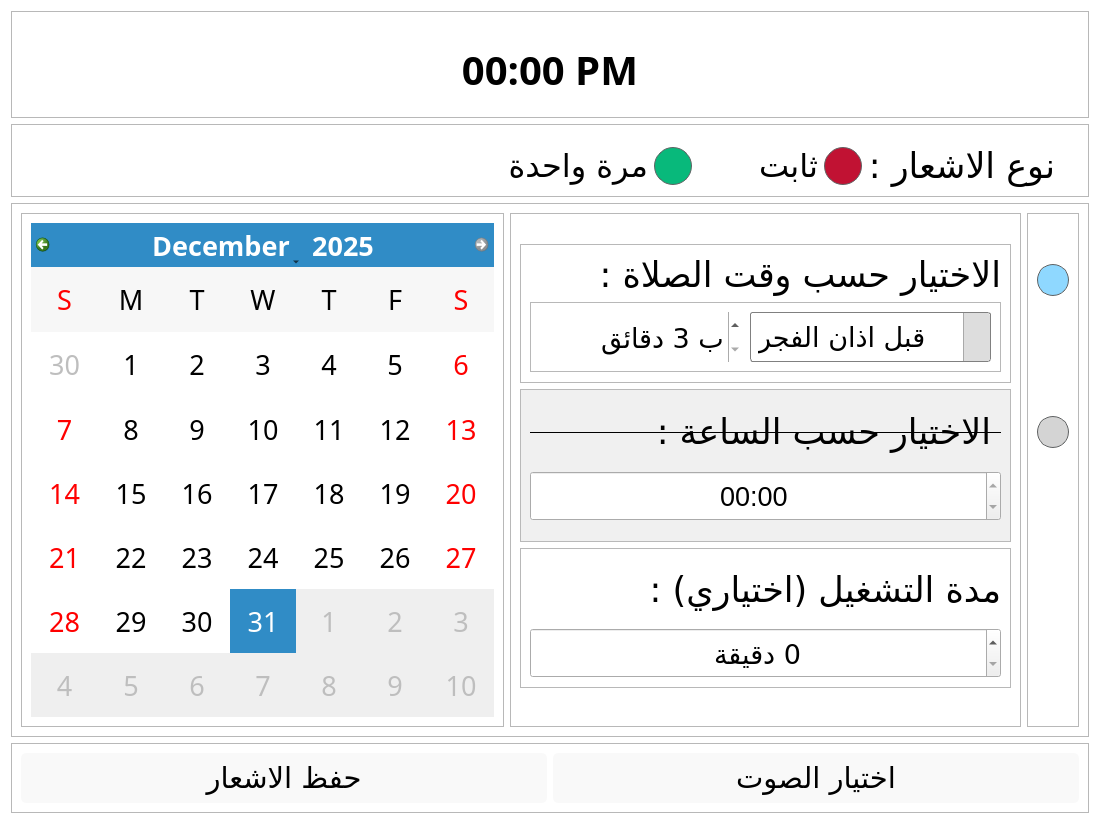
<?xml version="1.0" encoding="UTF-8"?>
<ui version="4.0">
 <class>Dialog</class>
 <widget class="QDialog" name="Dialog">
  <property name="geometry">
   <rect>
    <x>0</x>
    <y>0</y>
    <width>1100</width>
    <height>824</height>
   </rect>
  </property>
  <property name="minimumSize">
   <size>
    <width>1100</width>
    <height>824</height>
   </size>
  </property>
  <property name="maximumSize">
   <size>
    <width>1100</width>
    <height>824</height>
   </size>
  </property>
  <property name="windowTitle">
   <string>New notification</string>
  </property>
  <property name="styleSheet">
   <string notr="true">QDialog{
background-color:rgb(255,255,255);
}
</string>
  </property>
  <property name="sizeGripEnabled">
   <bool>false</bool>
  </property>
  <property name="modal">
   <bool>false</bool>
  </property>
  <layout class="QVBoxLayout" name="verticalLayout">
   <item>
    <widget class="QFrame" name="time_frame">
     <property name="sizePolicy">
      <sizepolicy hsizetype="Preferred" vsizetype="Maximum">
       <horstretch>0</horstretch>
       <verstretch>0</verstretch>
      </sizepolicy>
     </property>
     <property name="frameShape">
      <enum>QFrame::StyledPanel</enum>
     </property>
     <property name="frameShadow">
      <enum>QFrame::Raised</enum>
     </property>
     <layout class="QVBoxLayout" name="verticalLayout_2">
      <property name="topMargin">
       <number>30</number>
      </property>
      <property name="bottomMargin">
       <number>20</number>
      </property>
      <item>
       <widget class="QLabel" name="time_label">
        <property name="sizePolicy">
         <sizepolicy hsizetype="Preferred" vsizetype="Preferred">
          <horstretch>0</horstretch>
          <verstretch>0</verstretch>
         </sizepolicy>
        </property>
        <property name="font">
         <font>
          <family>Traditional Arabic</family>
          <pointsize>30</pointsize>
          <weight>75</weight>
          <bold>true</bold>
         </font>
        </property>
        <property name="text">
         <string>00:00 PM</string>
        </property>
        <property name="scaledContents">
         <bool>false</bool>
        </property>
        <property name="alignment">
         <set>Qt::AlignCenter</set>
        </property>
       </widget>
      </item>
     </layout>
    </widget>
   </item>
   <item>
    <widget class="QFrame" name="noti_kind_frame">
     <property name="sizePolicy">
      <sizepolicy hsizetype="Preferred" vsizetype="Maximum">
       <horstretch>0</horstretch>
       <verstretch>0</verstretch>
      </sizepolicy>
     </property>
     <property name="styleSheet">
      <string notr="true">QPushButton{
background-color: rgb(215, 215, 255);
background-color: rgb(193, 18, 51);
border-radius: 19px;
border: 1px solid  rgb(97, 99, 100);
}

QPushButton:hover{
background-color: rgb(180, 239, 255);
}

QPushButton:checked{
	background-color: rgb(8, 185, 123);
}</string>
     </property>
     <property name="frameShape">
      <enum>QFrame::StyledPanel</enum>
     </property>
     <property name="frameShadow">
      <enum>QFrame::Raised</enum>
     </property>
     <layout class="QHBoxLayout" name="horizontalLayout">
      <property name="topMargin">
       <number>20</number>
      </property>
      <property name="rightMargin">
       <number>33</number>
      </property>
      <item>
       <spacer name="horizontalSpacer">
        <property name="orientation">
         <enum>Qt::Horizontal</enum>
        </property>
        <property name="sizeHint" stdset="0">
         <size>
          <width>40</width>
          <height>20</height>
         </size>
        </property>
       </spacer>
      </item>
      <item>
       <widget class="QLabel" name="label_4">
        <property name="font">
         <font>
          <family>Microsoft Uighur</family>
          <pointsize>24</pointsize>
         </font>
        </property>
        <property name="text">
         <string>مرة واحدة</string>
        </property>
       </widget>
      </item>
      <item>
       <widget class="QPushButton" name="once_noti">
        <property name="minimumSize">
         <size>
          <width>38</width>
          <height>38</height>
         </size>
        </property>
        <property name="maximumSize">
         <size>
          <width>38</width>
          <height>38</height>
         </size>
        </property>
        <property name="text">
         <string/>
        </property>
        <property name="icon">
         <iconset resource="resources.qrc">
          <normaloff>:/newPrefix/images/button_88647.png</normaloff>:/newPrefix/images/button_88647.png</iconset>
        </property>
        <property name="iconSize">
         <size>
          <width>38</width>
          <height>38</height>
         </size>
        </property>
        <property name="checkable">
         <bool>true</bool>
        </property>
        <property name="checked">
         <bool>true</bool>
        </property>
       </widget>
      </item>
      <item>
       <spacer name="horizontalSpacer_2">
        <property name="orientation">
         <enum>Qt::Horizontal</enum>
        </property>
        <property name="sizeType">
         <enum>QSizePolicy::Maximum</enum>
        </property>
        <property name="sizeHint" stdset="0">
         <size>
          <width>60</width>
          <height>20</height>
         </size>
        </property>
       </spacer>
      </item>
      <item>
       <widget class="QLabel" name="label_3">
        <property name="font">
         <font>
          <family>Microsoft Uighur</family>
          <pointsize>24</pointsize>
         </font>
        </property>
        <property name="text">
         <string>ثابت</string>
        </property>
       </widget>
      </item>
      <item>
       <widget class="QPushButton" name="permenante_noti">
        <property name="sizePolicy">
         <sizepolicy hsizetype="Minimum" vsizetype="Fixed">
          <horstretch>0</horstretch>
          <verstretch>0</verstretch>
         </sizepolicy>
        </property>
        <property name="minimumSize">
         <size>
          <width>38</width>
          <height>38</height>
         </size>
        </property>
        <property name="maximumSize">
         <size>
          <width>38</width>
          <height>38</height>
         </size>
        </property>
        <property name="sizeIncrement">
         <size>
          <width>0</width>
          <height>0</height>
         </size>
        </property>
        <property name="styleSheet">
         <string notr="true"/>
        </property>
        <property name="text">
         <string/>
        </property>
        <property name="icon">
         <iconset resource="resources.qrc">
          <normaloff>:/newPrefix/images/button_88647.png</normaloff>:/newPrefix/images/button_88647.png</iconset>
        </property>
        <property name="iconSize">
         <size>
          <width>38</width>
          <height>38</height>
         </size>
        </property>
        <property name="checkable">
         <bool>true</bool>
        </property>
        <property name="checked">
         <bool>false</bool>
        </property>
       </widget>
      </item>
      <item>
       <widget class="QLabel" name="label">
        <property name="font">
         <font>
          <family>Microsoft Uighur</family>
          <pointsize>26</pointsize>
         </font>
        </property>
        <property name="text">
         <string>نوع الاشعار :</string>
        </property>
       </widget>
      </item>
     </layout>
    </widget>
   </item>
   <item>
    <widget class="QFrame" name="noti_settings_frame">
     <property name="frameShape">
      <enum>QFrame::StyledPanel</enum>
     </property>
     <property name="frameShadow">
      <enum>QFrame::Raised</enum>
     </property>
     <layout class="QHBoxLayout" name="horizontalLayout_3">
      <item>
       <widget class="QFrame" name="date_frame">
        <property name="maximumSize">
         <size>
          <width>650</width>
          <height>16777215</height>
         </size>
        </property>
        <property name="frameShape">
         <enum>QFrame::StyledPanel</enum>
        </property>
        <property name="frameShadow">
         <enum>QFrame::Raised</enum>
        </property>
        <layout class="QVBoxLayout" name="verticalLayout_5">
         <item>
          <widget class="QCalendarWidget" name="calendarWidget">
           <property name="minimumSize">
            <size>
             <width>450</width>
             <height>450</height>
            </size>
           </property>
           <property name="font">
            <font>
             <family>Monotype Hadassah</family>
             <pointsize>20</pointsize>
             <underline>false</underline>
             <strikeout>false</strikeout>
             <kerning>true</kerning>
            </font>
           </property>
           <property name="autoFillBackground">
            <bool>true</bool>
           </property>
           <property name="locale">
            <locale language="English" country="UnitedStates"/>
           </property>
           <property name="minimumDate">
            <date>
             <year>2024</year>
             <month>6</month>
             <day>17</day>
            </date>
           </property>
           <property name="maximumDate">
            <date>
             <year>2025</year>
             <month>12</month>
             <day>31</day>
            </date>
           </property>
           <property name="gridVisible">
            <bool>false</bool>
           </property>
           <property name="horizontalHeaderFormat">
            <enum>QCalendarWidget::SingleLetterDayNames</enum>
           </property>
           <property name="verticalHeaderFormat">
            <enum>QCalendarWidget::NoVerticalHeader</enum>
           </property>
           <property name="navigationBarVisible">
            <bool>true</bool>
           </property>
           <property name="dateEditEnabled">
            <bool>true</bool>
           </property>
           <property name="dateEditAcceptDelay">
            <number>1500</number>
           </property>
          </widget>
         </item>
        </layout>
       </widget>
      </item>
      <item>
       <widget class="QFrame" name="time_frame_2">
        <property name="minimumSize">
         <size>
          <width>0</width>
          <height>0</height>
         </size>
        </property>
        <property name="maximumSize">
         <size>
          <width>600</width>
          <height>16777215</height>
         </size>
        </property>
        <property name="frameShape">
         <enum>QFrame::StyledPanel</enum>
        </property>
        <property name="frameShadow">
         <enum>QFrame::Raised</enum>
        </property>
        <layout class="QVBoxLayout" name="verticalLayout_3">
         <property name="topMargin">
          <number>30</number>
         </property>
         <item>
          <widget class="QFrame" name="before_adan_frame">
           <property name="frameShape">
            <enum>QFrame::StyledPanel</enum>
           </property>
           <property name="frameShadow">
            <enum>QFrame::Raised</enum>
           </property>
           <layout class="QVBoxLayout" name="verticalLayout_6">
            <property name="bottomMargin">
             <number>10</number>
            </property>
            <item>
             <widget class="QLabel" name="label_5">
              <property name="sizePolicy">
               <sizepolicy hsizetype="Preferred" vsizetype="Maximum">
                <horstretch>0</horstretch>
                <verstretch>0</verstretch>
               </sizepolicy>
              </property>
              <property name="font">
               <font>
                <family>Microsoft Uighur</family>
                <pointsize>26</pointsize>
               </font>
              </property>
              <property name="frameShape">
               <enum>QFrame::NoFrame</enum>
              </property>
              <property name="text">
               <string>الاختيار حسب وقت الصلاة :</string>
              </property>
             </widget>
            </item>
            <item>
             <widget class="QFrame" name="adan_min_frame">
              <property name="sizePolicy">
               <sizepolicy hsizetype="Preferred" vsizetype="Maximum">
                <horstretch>0</horstretch>
                <verstretch>0</verstretch>
               </sizepolicy>
              </property>
              <property name="frameShape">
               <enum>QFrame::StyledPanel</enum>
              </property>
              <property name="frameShadow">
               <enum>QFrame::Raised</enum>
              </property>
              <layout class="QHBoxLayout" name="horizontalLayout_5">
               <property name="spacing">
                <number>10</number>
               </property>
               <item>
                <widget class="QSpinBox" name="minutes_spin">
                 <property name="minimumSize">
                  <size>
                   <width>200</width>
                   <height>50</height>
                  </size>
                 </property>
                 <property name="font">
                  <font>
                   <family>Microsoft Uighur</family>
                   <pointsize>20</pointsize>
                  </font>
                 </property>
                 <property name="frame">
                  <bool>false</bool>
                 </property>
                 <property name="keyboardTracking">
                  <bool>true</bool>
                 </property>
                 <property name="suffix">
                  <string> دقائق</string>
                 </property>
                 <property name="prefix">
                  <string>ب </string>
                 </property>
                 <property name="minimum">
                  <number>3</number>
                 </property>
                </widget>
               </item>
               <item>
                <widget class="QComboBox" name="adan_box">
                 <property name="minimumSize">
                  <size>
                   <width>115</width>
                   <height>50</height>
                  </size>
                 </property>
                 <property name="font">
                  <font>
                   <family>Sakkal Majalla</family>
                   <pointsize>20</pointsize>
                  </font>
                 </property>
                 <property name="styleSheet">
                  <string notr="true">QComboBox {
                border: 1px solid gray;
                border-radius: 3px;
                padding: 1px 10px 1px 7px;
                min-width: 6em;
            }
            QComboBox::drop-down {
                
                width: 26px;
                border-left-width: 1px;
                border-left-color: darkgray;
                border-left-style: solid;
                border-top-right-radius: 3px;
                border-bottom-right-radius: 3px;
                
	background-color: rgb(221, 221, 221);
            }
QComboBox::down-arrow {
				width:15px;
				height: 15px;
				margin: 1px 3px 1px 3px;
                image: url(:/newPrefix/images/down-arrow.png); /* Use the resource path */
}
           

           

</string>
                 </property>
                 <property name="frame">
                  <bool>true</bool>
                 </property>
                 <item>
                  <property name="text">
                   <string>قبل اذان الفجر </string>
                  </property>
                 </item>
                 <item>
                  <property name="text">
                   <string>قبل اذان الظهر </string>
                  </property>
                 </item>
                 <item>
                  <property name="text">
                   <string>قبل اذان العصر </string>
                  </property>
                 </item>
                 <item>
                  <property name="text">
                   <string>قبل اذان المغرب </string>
                  </property>
                 </item>
                 <item>
                  <property name="text">
                   <string>قبل اذان العشاء </string>
                  </property>
                 </item>
                 <item>
                  <property name="text">
                   <string>قبل صلاة الجمعة</string>
                  </property>
                 </item>
                </widget>
               </item>
              </layout>
             </widget>
            </item>
           </layout>
          </widget>
         </item>
         <item>
          <widget class="QFrame" name="time_select_frame">
           <property name="sizePolicy">
            <sizepolicy hsizetype="Preferred" vsizetype="Preferred">
             <horstretch>0</horstretch>
             <verstretch>0</verstretch>
            </sizepolicy>
           </property>
           <property name="styleSheet">
            <string notr="true">QFrame{
background-color: rgb(240, 240, 240)
}</string>
           </property>
           <property name="frameShape">
            <enum>QFrame::StyledPanel</enum>
           </property>
           <property name="frameShadow">
            <enum>QFrame::Raised</enum>
           </property>
           <layout class="QVBoxLayout" name="verticalLayout_4">
            <property name="spacing">
             <number>17</number>
            </property>
            <property name="topMargin">
             <number>20</number>
            </property>
            <property name="bottomMargin">
             <number>20</number>
            </property>
            <item>
             <widget class="QLabel" name="label_6">
              <property name="sizePolicy">
               <sizepolicy hsizetype="Preferred" vsizetype="Maximum">
                <horstretch>0</horstretch>
                <verstretch>0</verstretch>
               </sizepolicy>
              </property>
              <property name="font">
               <font>
                <family>Microsoft Uighur</family>
                <pointsize>26</pointsize>
               </font>
              </property>
              <property name="frameShape">
               <enum>QFrame::HLine</enum>
              </property>
              <property name="text">
               <string>الاختيار حسب الساعة :</string>
              </property>
             </widget>
            </item>
            <item>
             <widget class="QTimeEdit" name="time_select">
              <property name="minimumSize">
               <size>
                <width>0</width>
                <height>50</height>
               </size>
              </property>
              <property name="font">
               <font>
                <pointsize>20</pointsize>
               </font>
              </property>
              <property name="alignment">
               <set>Qt::AlignCenter</set>
              </property>
              <property name="readOnly">
               <bool>true</bool>
              </property>
              <property name="buttonSymbols">
               <enum>QAbstractSpinBox::UpDownArrows</enum>
              </property>
              <property name="displayFormat">
               <string>hh:mm </string>
              </property>
             </widget>
            </item>
           </layout>
          </widget>
         </item>
         <item>
          <widget class="QFrame" name="frame">
           <property name="frameShape">
            <enum>QFrame::StyledPanel</enum>
           </property>
           <property name="frameShadow">
            <enum>QFrame::Raised</enum>
           </property>
           <layout class="QVBoxLayout" name="verticalLayout_7">
            <property name="spacing">
             <number>17</number>
            </property>
            <property name="topMargin">
             <number>20</number>
            </property>
            <item>
             <widget class="QLabel" name="label_2">
              <property name="sizePolicy">
               <sizepolicy hsizetype="Preferred" vsizetype="Maximum">
                <horstretch>0</horstretch>
                <verstretch>0</verstretch>
               </sizepolicy>
              </property>
              <property name="font">
               <font>
                <family>Microsoft Uighur</family>
                <pointsize>26</pointsize>
               </font>
              </property>
              <property name="text">
               <string>مدة التشغيل (اختياري) :</string>
              </property>
             </widget>
            </item>
            <item>
             <widget class="QSpinBox" name="spinBox">
              <property name="minimumSize">
               <size>
                <width>0</width>
                <height>50</height>
               </size>
              </property>
              <property name="font">
               <font>
                <family>Sakkal Majalla</family>
                <pointsize>20</pointsize>
               </font>
              </property>
              <property name="alignment">
               <set>Qt::AlignCenter</set>
              </property>
              <property name="suffix">
               <string> دقيقة</string>
              </property>
              <property name="minimum">
               <number>0</number>
              </property>
              <property name="maximum">
               <number>100</number>
              </property>
              <property name="singleStep">
               <number>1</number>
              </property>
              <property name="value">
               <number>0</number>
              </property>
             </widget>
            </item>
           </layout>
          </widget>
         </item>
         <item>
          <spacer name="verticalSpacer">
           <property name="orientation">
            <enum>Qt::Vertical</enum>
           </property>
           <property name="sizeHint" stdset="0">
            <size>
             <width>20</width>
             <height>40</height>
            </size>
           </property>
          </spacer>
         </item>
        </layout>
       </widget>
      </item>
      <item alignment="Qt::AlignLeft">
       <widget class="QFrame" name="frame_2">
        <property name="styleSheet">
         <string notr="true">QPushButton{
background-color: rgb(212, 212, 212);
border-radius: 16px;
border: 1px solid  rgb(97, 99, 100);
}

QPushButton:hover{
background-color: rgb(180, 239, 255);
}

QPushButton:checked{
	
	background-color: rgb(143, 216, 255);
}</string>
        </property>
        <property name="frameShape">
         <enum>QFrame::StyledPanel</enum>
        </property>
        <property name="frameShadow">
         <enum>QFrame::Raised</enum>
        </property>
        <layout class="QVBoxLayout" name="verticalLayout_8">
         <property name="spacing">
          <number>120</number>
         </property>
         <property name="topMargin">
          <number>50</number>
         </property>
         <item>
          <widget class="QPushButton" name="pushButton_3">
           <property name="minimumSize">
            <size>
             <width>32</width>
             <height>32</height>
            </size>
           </property>
           <property name="maximumSize">
            <size>
             <width>32</width>
             <height>32</height>
            </size>
           </property>
           <property name="text">
            <string/>
           </property>
           <property name="icon">
            <iconset resource="resources.qrc">
             <normaloff>:/newPrefix/images/stop-button_73880.png</normaloff>:/newPrefix/images/stop-button_73880.png</iconset>
           </property>
           <property name="iconSize">
            <size>
             <width>32</width>
             <height>32</height>
            </size>
           </property>
           <property name="checkable">
            <bool>true</bool>
           </property>
           <property name="checked">
            <bool>true</bool>
           </property>
          </widget>
         </item>
         <item>
          <widget class="QPushButton" name="pushButton_2">
           <property name="minimumSize">
            <size>
             <width>32</width>
             <height>32</height>
            </size>
           </property>
           <property name="maximumSize">
            <size>
             <width>32</width>
             <height>32</height>
            </size>
           </property>
           <property name="text">
            <string/>
           </property>
           <property name="icon">
            <iconset resource="resources.qrc">
             <normaloff>:/newPrefix/images/stop-button_73880.png</normaloff>:/newPrefix/images/stop-button_73880.png</iconset>
           </property>
           <property name="iconSize">
            <size>
             <width>32</width>
             <height>32</height>
            </size>
           </property>
           <property name="checkable">
            <bool>true</bool>
           </property>
          </widget>
         </item>
         <item>
          <spacer name="verticalSpacer_2">
           <property name="orientation">
            <enum>Qt::Vertical</enum>
           </property>
           <property name="sizeHint" stdset="0">
            <size>
             <width>20</width>
             <height>40</height>
            </size>
           </property>
          </spacer>
         </item>
        </layout>
       </widget>
      </item>
     </layout>
    </widget>
   </item>
   <item>
    <widget class="QFrame" name="save_sound_frame">
     <property name="sizePolicy">
      <sizepolicy hsizetype="Preferred" vsizetype="Maximum">
       <horstretch>0</horstretch>
       <verstretch>0</verstretch>
      </sizepolicy>
     </property>
     <property name="styleSheet">
      <string notr="true">QPushButton{
background-color: rgb(249, 249, 249);
border-radius: 5px;
}

QPushButton:hover{
border: 1px solid rgb(127, 127, 127);
}

#notification_sound_button:hover{
background-color: rgb(255, 240, 205);
}


#save_notification_button:hover{
background-color: rgb(71, 186, 119);
color: rgb(255,255,255);
}
</string>
     </property>
     <property name="frameShape">
      <enum>QFrame::StyledPanel</enum>
     </property>
     <property name="frameShadow">
      <enum>QFrame::Raised</enum>
     </property>
     <layout class="QHBoxLayout" name="horizontalLayout_2">
      <item>
       <widget class="QPushButton" name="save_notification_button">
        <property name="minimumSize">
         <size>
          <width>0</width>
          <height>50</height>
         </size>
        </property>
        <property name="maximumSize">
         <size>
          <width>16777215</width>
          <height>50</height>
         </size>
        </property>
        <property name="font">
         <font>
          <family>Microsoft Uighur</family>
          <pointsize>22</pointsize>
         </font>
        </property>
        <property name="text">
         <string>حفظ الاشعار</string>
        </property>
        <property name="checkable">
         <bool>true</bool>
        </property>
       </widget>
      </item>
      <item>
       <widget class="QPushButton" name="notification_sound_button">
        <property name="minimumSize">
         <size>
          <width>0</width>
          <height>50</height>
         </size>
        </property>
        <property name="maximumSize">
         <size>
          <width>16777215</width>
          <height>50</height>
         </size>
        </property>
        <property name="sizeIncrement">
         <size>
          <width>0</width>
          <height>0</height>
         </size>
        </property>
        <property name="baseSize">
         <size>
          <width>0</width>
          <height>0</height>
         </size>
        </property>
        <property name="font">
         <font>
          <family>Microsoft Uighur</family>
          <pointsize>22</pointsize>
         </font>
        </property>
        <property name="text">
         <string>اختيار الصوت</string>
        </property>
        <property name="checkable">
         <bool>true</bool>
        </property>
        <property name="flat">
         <bool>false</bool>
        </property>
       </widget>
      </item>
     </layout>
    </widget>
   </item>
  </layout>
 </widget>
 <resources>
  <include location="resources.qrc"/>
 </resources>
 <connections/>
</ui>
